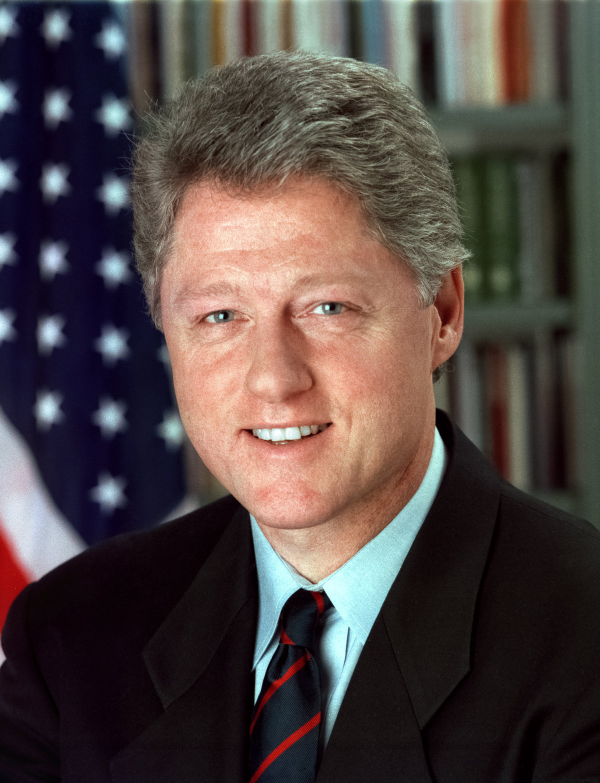
#> input picture bill-clinton.jpg, 1200 x 1566 px (shown at 1/2 size)
$ python warp.py
#> lines starting #> are read from the running program, lines starting #| are printed output that depends on the picture
# This script is to test affline transformation on certain part of image
import cv2
import numpy as np

img = cv2.imread("bill-clinton.jpg")
#> img is the input picture: shape (1566, 1200, 3); mean B, G, R 67.3, 69.6, 81.2
rows, cols, _ = img.shape
#> rows = 1566; cols = 1200
print(rows)
#| 1566
print(cols)
#| 1200

#rotate_matrix = cv2.getRotationMatrix2D((cols/2, rows/2),90,1)
part_rows = rows//4
#> part_rows = 391
part_cols = rows//4
#> part_cols = 391


points1 = np.float32([[100,100],[600,0],[0,600],[600,600]])
points2 = np.float32([[0,0],[600,0],[0,600],[600,600]])

matrix = cv2.getPerspectiveTransform(points2,points1)
output = cv2.warpPerspective(img, matrix, (cols,rows))
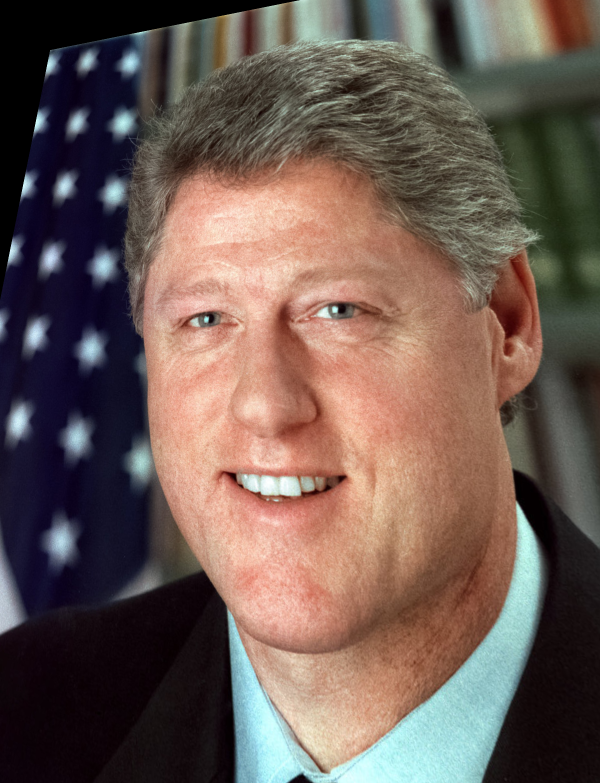
#> output: shape (1566, 1200, 3) (shown at 1/2 size); mean B, G, R 83.2, 90.5, 108.6
#img1 = cv2.warpAffine(img, matrix, (cols,rows))

cv2.namedWindow("img", cv2.WINDOW_NORMAL)
cv2.namedWindow("output", cv2.WINDOW_NORMAL)
cv2.imshow('img',img)
#cv2.imshow('img1',img1)
cv2.imshow('output',output)

cv2.waitKey()
#> (the run stopped early here; a loop or call above may not have finished)

$ run again, with hillary-clinton.jpg copied over bill-clinton.jpg
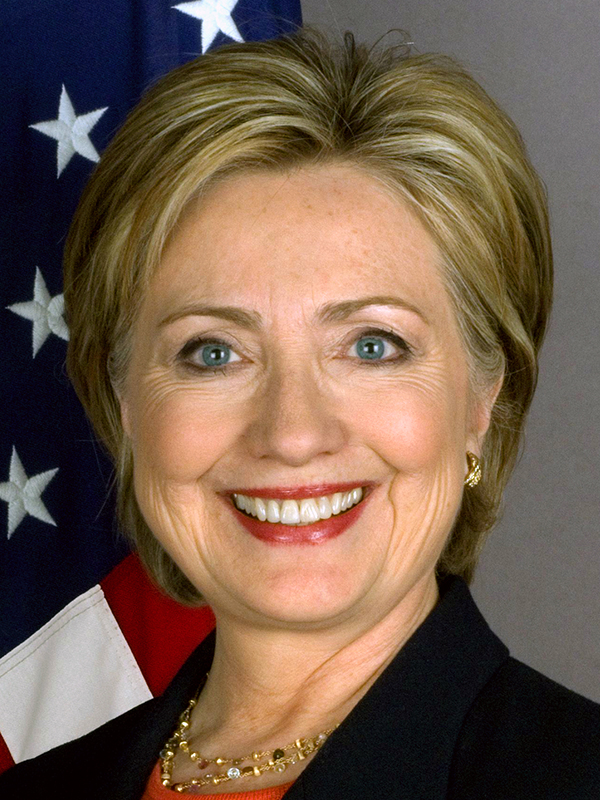
#> input picture hillary-clinton.jpg, 600 x 800 px
#> img is the input picture: shape (800, 600, 3); mean B, G, R 77, 93.4, 115.7
#| 800
#| 600
#> `output = cv2.warpPerspective(img, matrix, (cols,rows))`:
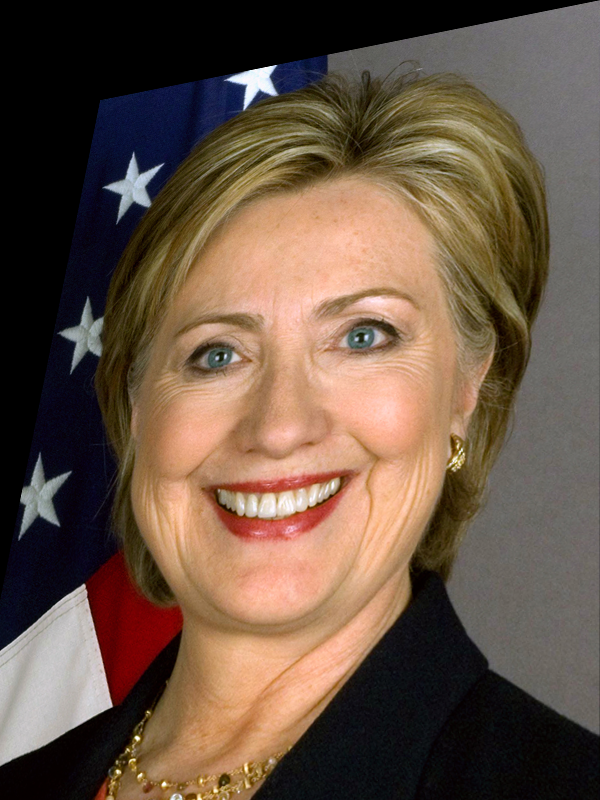
#> output: shape (800, 600, 3); mean B, G, R 69.3, 84.7, 105.2
